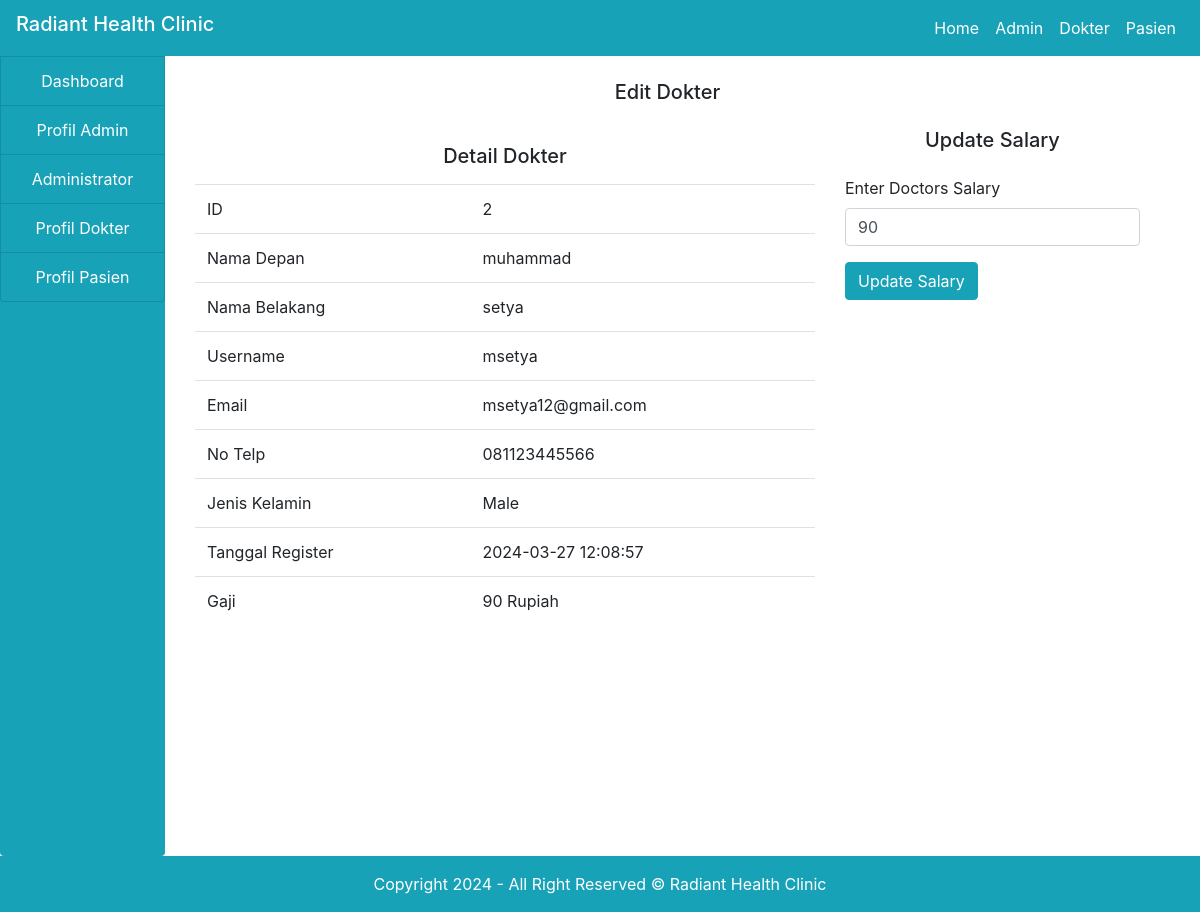
The app's page /admin/edit.php?id=2 with its own data.
### tables this page shows
CREATE TABLE `doctors` (
  `id` int(100) NOT NULL,
  `firstname` varchar(100) NOT NULL,
  `surname` varchar(100) NOT NULL,
  `username` varchar(100) NOT NULL,
  `email` varchar(100) NOT NULL,
  `gender` varchar(100) NOT NULL,
  `phone` varchar(100) NOT NULL,
  `country` varchar(100) NOT NULL,
  `password` varchar(100) NOT NULL,
  `salary` varchar(100) NOT NULL,
  `data_reg` varchar(100) NOT NULL,
  `status` varchar(100) NOT NULL,
  `profile` varchar(100) NOT NULL
);

### admin/edit.php (the view, shortened to what this page needs)
<!DOCTYPE html>
<html>
<head>
</head>
<body>
<?php
	include("../include/header.php");
	include("../include/connection.php");
?>
<div class="container-fluid">
	<div class="col-md-12">
		<div class="row">
			<div class="col-md-2" style="margin-left: -30px;">
				<?php
				include("sidenav.php");
				?>
			</div>
			<div class="col-md-10">
				<h5 class="text-center mt-4 my-4">Edit Dokter</h5>
				<?php
					if (isset($_GET['id'])) {
						$id = $_GET['id'];
						$query = "SELECT * FROM doctors WHERE id='$id'";
						$res = mysqli_query($connect,$query);
						$row = mysqli_fetch_array($res);
					}
				?>
				<div class="row">
				<div class="col-md-8">
    <h5 class="text-center my-3">Detail Dokter</h5>
    <table class="table">
        <tbody>
            <tr>
                <td>ID</td>
                <td><?php echo $row['id']; ?></td>
            </tr>
            <tr>
                <td>Nama Depan</td>
                <td><?php echo $row['firstname']; ?></td>
            </tr>
            <tr>
                <td>Nama Belakang</td>
                <td><?php echo $row['surname']; ?></td>
            </tr>
            <tr>
                <td>Username</td>
                <td><?php echo $row['username']; ?></td>
            </tr>
            <tr>
                <td>Email</td>
                <td><?php echo $row['email']; ?></td>
            </tr>
            <tr>
                <td>No Telp</td>
                <td><?php echo $row['phone']; ?></td>
            </tr>
            <tr>
                <td>Jenis Kelamin</td>
                <td><?php echo $row['gender']; ?></td>
            </tr>
            <tr>
                <td>Tanggal Register</td>
                <td><?php echo $row['data_reg']; ?></td>
            </tr>
            <tr>
                <td>Gaji</td>
                <td><?php echo $row['salary']; ?> Rupiah</td>
            </tr>
        </tbody>
    </table>
</div>
					<div class="col-md-4">
						<h5 class="text-center mb-4">Update Salary</h5>
						<form method="post">
							<label> Enter Doctors Salary</label>
							<input type="number" name="salary" class="form-control" autocomplete="off" placeholder="Enter Doctors Salary" value="<?php echo $row['salary']?>">
							<input type="submit" name="update" class="btn btn-info my-3" value="Update Salary">
						</form>
					</div>
				</div>
			</div>
		</div>
	</div>
</div>
<footer class="bg-blue text-center">
  	<div class="text-center p-3 bg-info">
  	  <a class="text-white" href="index.php">  Copyright 2024 - All Right Reserved © Radiant Health Clinic </a>
 	 </div>
	</footer>
</body>
</html>

### records on screen
doctors: id "2", firstname "muhammad", surname "setya", username "msetya", email "msetya12@gmail.com", phone "081123445566", gender "Male", data_reg "2024-03-27 12:08:57", salary "90"
